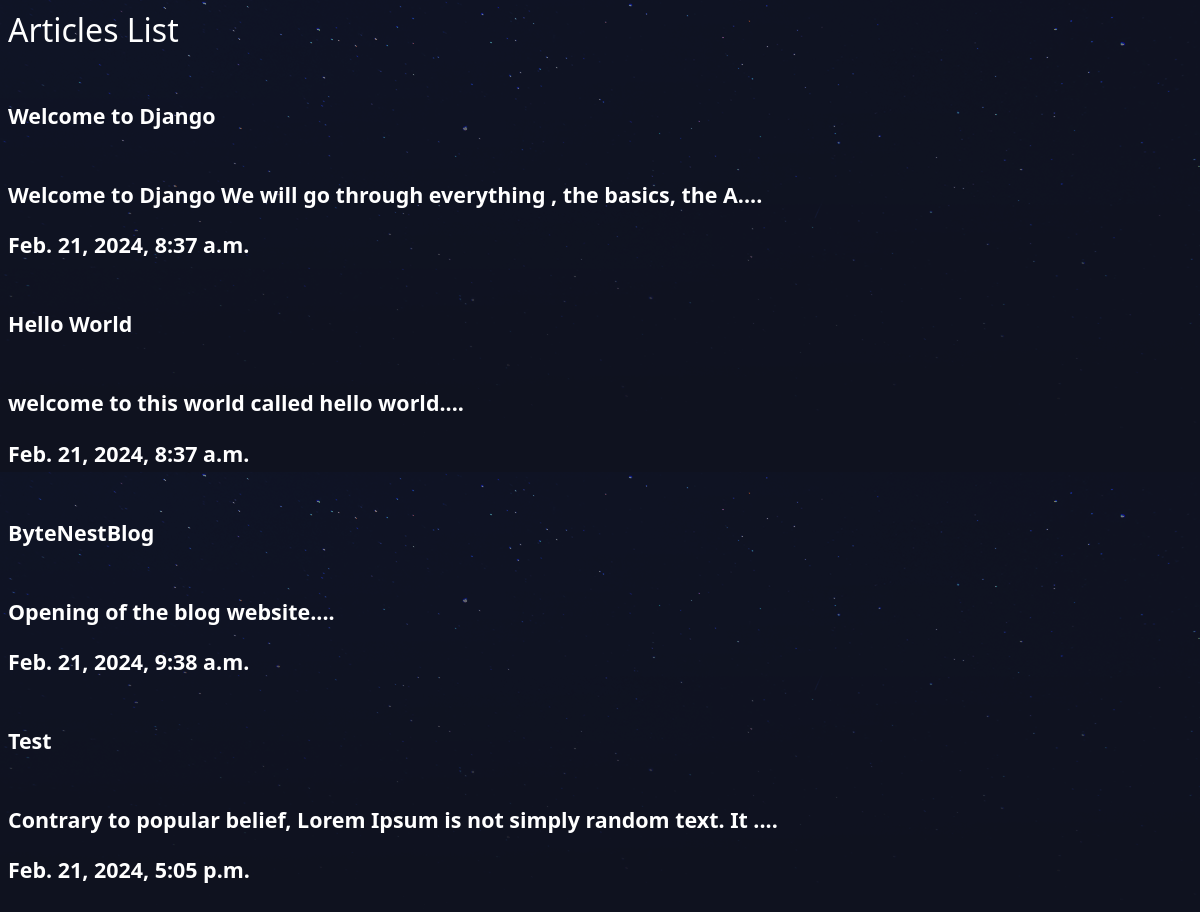
The app's page /articles/ with its own data.
### articles/models.py (models this page shows, shortened)
class Article(models.Model):
    title = models.CharField(max_length=100)
    slug  = models.SlugField()
    body  = models.TextField()
    date  = models.DateTimeField(auto_now_add=True) # when an article is created it is automatically populate this field
    def snippet(self):
        return self.body[0:70]+'....' # displays only 50 characters on the article page and .... in the end

### articles/views.py (the view)
# urls.py: path('',views.article_list),
def article_list(request):
    articles = Article.objects.all().order_by('date')
    return render(request,'articles/article_list.html',{'articles':articles}) #django looks in templates and finds article folder

### articles/templates/articles/article_list.html
 {% extends 'base_layout.html'%}
 {%block content%}
     <h1>Articles List<h1>
     <div class="articles">
       {% for article in articles%}
        <div class"article">
            <h6> <a href="#">{{article.title}}</a><h6>
            <p>{{article.snippet}}</p>
            <p>{{article.date}}</p>
        </div>
     {%endfor %}
    </div>
{% endblock %}

### assets/styles.css (style rules this page uses)
body { background-color: #0f121f; background-image: url(stars.png); background-repeat: no repeat; color: #fff; }
body * { font-family: system-ui, -apple-system, BlinkMacSystemFont, 'Segoe UI', Roboto, Oxygen, Ubuntu, Cantarell, 'Open Sans', 'Helvetica Neue', sans-serif; }
h1,h2,h3,h4,h5 { font-weight: normal; margin: 0; }
a, a:hover,a:visited { color: #fff; text-decoration: none; }

### records on screen
Article: title "Welcome to Django", snippet "Welcome to Django We will go through everything , the basics, the A....", date "Feb. 21, 2024, 8:37 a.m."
Article: title "Hello World", snippet "welcome to this world called hello world....", date "Feb. 21, 2024, 8:37 a.m."
Article: title "ByteNestBlog", snippet "Opening of the blog website....", date "Feb. 21, 2024, 9:38 a.m."
Article: title "Test", snippet "Contrary to popular belief, Lorem Ipsum is not simply random text. It ....", date "Feb. 21, 2024, 5:05 p.m."
